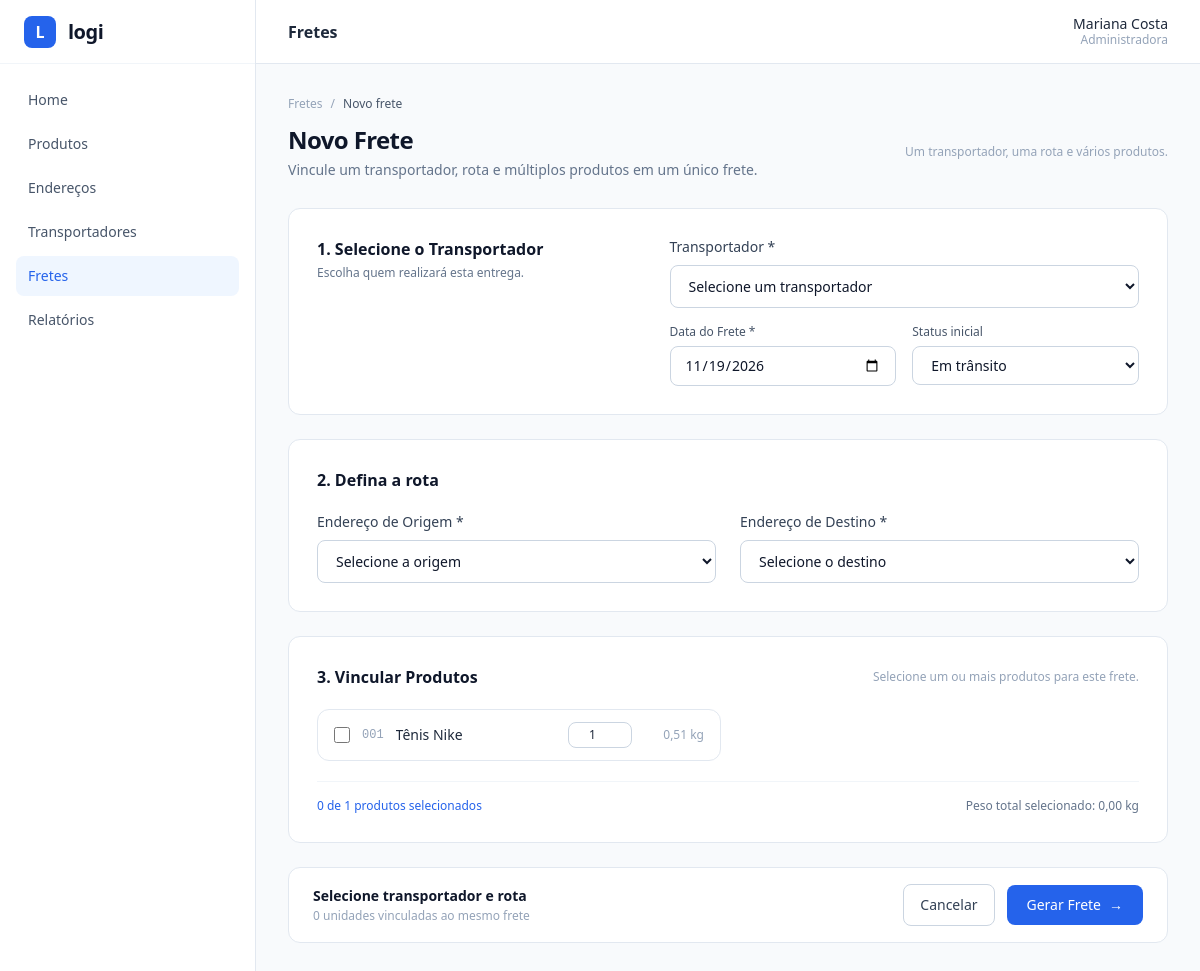
/fretes.php?acao=novo, run on an earlier commit of the app's database.
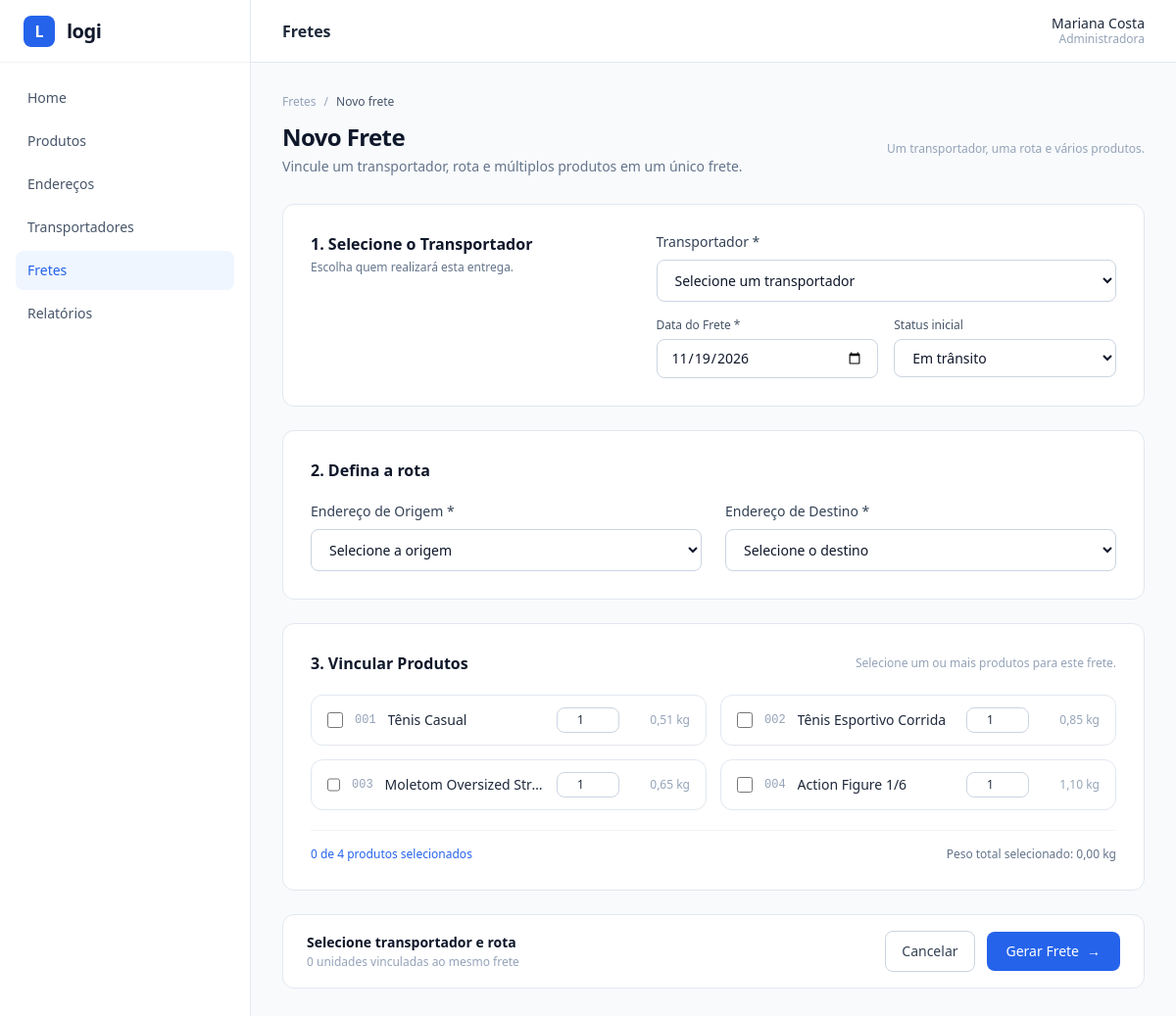
And on a later commit of the database.
### tables this page shows
CREATE TABLE produtos (
            id INTEGER PRIMARY KEY AUTOINCREMENT,
            nome TEXT NOT NULL,
            preco REAL NOT NULL DEFAULT 0,
            peso_kg REAL NOT NULL DEFAULT 0
        );

### fretes.php (the view, shortened to what the changed rows need)
<?php
$pdo = getDb();
$erro = '';
$modoNovo = (($_GET['acao'] ?? '') === 'novo') || ($erro !== '' && ($_POST['acao'] ?? '') === 'salvar');
$transportadores = $pdo->query('SELECT id, nome, veiculo FROM transportadores ORDER BY nome ASC')->fetchAll();
$enderecos = $pdo->query('SELECT id, logradouro, numero, cidade, uf FROM enderecos ORDER BY cidade ASC, logradouro ASC')->fetchAll();
$produtos = $pdo->query('SELECT id, nome, preco, peso_kg FROM produtos ORDER BY id ASC')->fetchAll();
require_once __DIR__ . '/includes/header.php';
?>
<?php if ($modoNovo): ?>
    <?php
    $selData = (string) ($_POST['data_frete'] ?? date('Y-m-d'));
    $selStatus = (string) ($_POST['status'] ?? 'Em trânsito');
    $marcados = array_map('intval', $_POST['produtos'] ?? []);
    $qtdsPost = $_POST['quantidades'] ?? [];
    ?>
    <div class="flex flex-col sm:flex-row sm:items-center sm:justify-between gap-2 mb-7">
        <div>
            <h1 class="text-2xl font-bold text-slate-900 tracking-tight">Novo Frete</h1>
        </div>
    </div>
    <?php if (empty($transportadores) || count($enderecos) < 2 || empty($produtos)): ?>
        <div class="bg-amber-50 border border-amber-200 rounded-xl p-6 text-sm text-amber-800 space-y-2">
            <p class="font-semibold">Cadastros necessários antes de gerar um frete:</p>
            <ul class="list-disc list-inside space-y-1 text-xs">
                <?php if (empty($transportadores)): ?>
                    <li>Cadastre ao menos 1 <a href="transportadores.php?acao=novo" class="underline font-medium">transportador</a>.</li>
                <?php endif; ?>
                <?php if (count($enderecos) < 2): ?>
                    <li>Cadastre ao menos 2 <a href="enderecos.php?acao=novo" class="underline font-medium">endereços</a> (origem e destino).</li>
                <?php endif; ?>
                <?php if (empty($produtos)): ?>
                    <li>Cadastre ao menos 1 <a href="produtos.php?acao=novo" class="underline font-medium">produto</a>.</li>
                <?php endif; ?>
            </ul>
        </div>
    <?php else: ?>
        <form method="POST" action="fretes.php" id="formNovoFrete" class="space-y-6">
            <div class="bg-white border border-slate-200 rounded-xl p-6 sm:p-7">
                <div class="grid grid-cols-1 lg:grid-cols-12 gap-6 items-start">
                    <div class="lg:col-span-5">
                        <h2 class="text-base font-semibold text-slate-900">1. Selecione o Transportador</h2>
                        <p class="text-xs text-slate-500 mt-1">Escolha quem realizará esta entrega.</p>
                    </div>
                    <div class="lg:col-span-7 grid grid-cols-1 sm:grid-cols-2 gap-4">
                        <div class="sm:col-span-2">
                            <label for="transportador_id" class="block text-sm font-medium text-slate-700 mb-2">
                                Transportador *
                            </label>
                            <select
                                id="transportador_id"
                                name="transportador_id"
                                required
                                class="w-full rounded-lg border border-slate-300 bg-white px-3.5 py-2.5 text-sm text-slate-900 focus:border-blue-600 focus:outline-none focus:ring-2 focus:ring-blue-600/15"
                            >
                                <option value="">Selecione um transportador</option>
                            </select>
                        </div>
                        <div>
                            <label for="data_frete" class="block text-xs font-medium text-slate-600 mb-1.5">
                                Data do Frete *
                            </label>
                            <input
                                type="date"
                                id="data_frete"
                                name="data_frete"
                                required
                                value="<?= htmlspecialchars($selData) ?>"
                                class="w-full rounded-lg border border-slate-300 px-3.5 py-2 text-sm text-slate-900 focus:border-blue-600 focus:outline-none focus:ring-2 focus:ring-blue-600/15"
                            >
                        </div>
                        <div>
                            <label for="status" class="block text-xs font-medium text-slate-600 mb-1.5">
                                Status inicial
                            </label>
                            <select
                                id="status"
                                name="status"
                                class="w-full rounded-lg border border-slate-300 bg-white px-3.5 py-2 text-sm text-slate-900 focus:border-blue-600 focus:outline-none focus:ring-2 focus:ring-blue-600/15"
                            >
                                <?php foreach (['Em trânsito', 'Aguardando coleta', 'Entregue'] as $st): ?>
                                    <option value="<?= $st ?>" <?= ($selStatus === $st) ? 'selected' : '' ?>><?= $st ?></option>
                                <?php endforeach; ?>
                            </select>
                        </div>
                    </div>
                </div>
            </div>
            <div class="bg-white border border-slate-200 rounded-xl p-6 sm:p-7">
                <h2 class="text-base font-semibold text-slate-900 mb-5">2. Defina a rota</h2>
                <div class="grid grid-cols-1 md:grid-cols-2 gap-6">
                    <div>
                        <label for="origem_id" class="block text-sm font-medium text-slate-700 mb-2">
                            Endereço de Origem *
                        </label>
                        <select
                            id="origem_id"
                            name="origem_id"
                            required
                            class="w-full rounded-lg border border-slate-300 bg-white px-3.5 py-2.5 text-sm text-slate-900 focus:border-blue-600 focus:outline-none focus:ring-2 focus:ring-blue-600/15"
                        >
                            <option value="">Selecione a origem</option>
                        </select>
                    </div>
                    <div>
                        <label for="destino_id" class="block text-sm font-medium text-slate-700 mb-2">
                            Endereço de Destino *
                        </label>
                        <select
                            id="destino_id"
                            name="destino_id"
                            required
                            class="w-full rounded-lg border border-slate-300 bg-white px-3.5 py-2.5 text-sm text-slate-900 focus:border-blue-600 focus:outline-none focus:ring-2 focus:ring-blue-600/15"
                        >
                            <option value="">Selecione o destino</option>
                        </select>
                    </div>
                </div>
            </div>
            <div class="bg-white border border-slate-200 rounded-xl p-6 sm:p-7">
                <div class="flex flex-col sm:flex-row sm:items-center sm:justify-between gap-2 mb-5">
                    <h2 class="text-base font-semibold text-slate-900">3. Vincular Produtos</h2>
                    <span class="text-xs text-slate-400">Selecione um ou mais produtos para este frete.</span>
                </div>
                <div class="grid grid-cols-1 md:grid-cols-2 gap-3.5">
                    <?php foreach ($produtos as $prod):
                        $pid = (int) $prod['id'];
                        $codigoProd = str_pad((string) $pid, 3, '0', STR_PAD_LEFT);
                        $estaMarcado = in_array($pid, $marcados, true);
                        $qtdAtual = max(1, (int) ($qtdsPost[$pid] ?? 1));
                        $pesoUnit = (float) $prod['peso_kg'];
                    ?>
                        <div
                            class="card-produto flex items-center justify-between gap-3 rounded-xl border px-4 py-3 transition <?= $estaMarcado ? 'border-blue-300 bg-blue-50/40' : 'border-slate-200 bg-white hover:border-slate-300' ?>"
                        >
                            <label class="flex items-center gap-3 flex-1 min-w-0 cursor-pointer">
                                <input
                                    type="checkbox"
                                    name="produtos[]"
                                    value="<?= $pid ?>"
                                    data-peso="<?= htmlspecialchars((string) $pesoUnit) ?>"
                                    <?= $estaMarcado ? 'checked' : '' ?>
                                    class="chk-produto h-4 w-4 rounded border-slate-300 text-blue-600 focus:ring-blue-600"
                                >
                                <span class="text-xs font-mono text-slate-400 shrink-0"><?= htmlspecialchars($codigoProd) ?></span>
                                <span class="text-sm font-medium truncate <?= $estaMarcado ? 'text-blue-700' : 'text-slate-800' ?>">
                                    <?= htmlspecialchars($prod['nome']) ?>
                                </span>
                            </label>
                            <div class="flex items-center gap-2 shrink-0">
                                <input
                                    type="number"
                                    name="quantidades[<?= $pid ?>]"
                                    min="1"
                                    value="<?= $qtdAtual ?>"
                                    title="Quantidade deste produto"
                                    class="qtd-produto w-16 rounded-lg border border-slate-300 bg-white px-2 py-1 text-center text-xs text-slate-800 focus:border-blue-600 focus:outline-none"
                                >
                                <span class="text-xs text-slate-400 w-16 text-right">
                                    <?= htmlspecialchars(number_format($pesoUnit, 2, ',', '.')) ?> kg
                                </span>
                            </div>
                        </div>
                    <?php endforeach; ?>
                </div>
                <div class="mt-5 pt-4 border-t border-slate-100 flex flex-col sm:flex-row sm:items-center sm:justify-between gap-2 text-xs">
                    <span id="resumoSelecao" class="font-medium text-blue-600">
                    </span>
                    <span id="resumoPeso" class="text-slate-500">
                    </span>
                </div>
            </div>
            <div class="bg-white border border-slate-200 rounded-xl px-6 py-4 flex flex-col sm:flex-row sm:items-center sm:justify-between gap-4">
                <div>
                    <p id="resumoRotaTitulo" class="text-sm font-semibold text-slate-900">
                    </p>
                    <p id="resumoRotaSubtitulo" class="text-xs text-slate-400 mt-0.5">
                    </p>
                </div>
                <div class="flex items-center gap-3">
                    <a
                        href="fretes.php"
                        class="px-4 py-2.5 rounded-lg border border-slate-300 bg-white text-sm font-medium text-slate-700 hover:bg-slate-50 transition"
                    >
                        Cancelar
                    </a>
                    <button
                        type="submit"
                        class="inline-flex items-center gap-2 px-5 py-2.5 rounded-lg bg-blue-600 text-sm font-medium text-white hover:bg-blue-700 transition cursor-pointer"
                    >
                        <span>Gerar Frete</span>
                        <span aria-hidden="true">→</span>
                    </button>
                </div>
            </div>
        </form>
    <?php endif; ?>
<?php endif; ?>
<?php require_once __DIR__ . '/includes/footer.php'; ?>

### includes/sidebar.php (shortened to what the changed rows need)
<?php
$itensMenu = [
    ['arquivo' => 'index.php', 'label' => 'Home'],
    ['arquivo' => 'produtos.php', 'label' => 'Produtos'],
    ['arquivo' => 'enderecos.php', 'label' => 'Endereços'],
    ['arquivo' => 'transportadores.php', 'label' => 'Transportadores'],
    ['arquivo' => 'fretes.php', 'label' => 'Fretes'],
    ['arquivo' => 'relatorios.php', 'label' => 'Relatórios'],
];
?>
<aside class="w-64 bg-white border-r border-slate-200 flex flex-col shrink-0">
    <nav class="p-4 space-y-1">
        <?php foreach ($itensMenu as $item):
            $ativo = ($paginaAtual === $item['arquivo']);
            $classes = $ativo
                ? 'bg-blue-50 text-blue-600 font-medium'
                : 'text-slate-600 hover:bg-slate-50 hover:text-slate-900';
        ?>
            <a href="<?= $item['arquivo'] ?>" class="flex items-center px-3 py-2.5 rounded-lg text-sm transition <?= $classes ?>">
                <?= htmlspecialchars($item['label']) ?>
            </a>
        <?php endforeach; ?>
    </nav>
</aside>

What changed in the data, as far as the page shows it:
changed produtos "001": nome "Tênis Nike" → "Tênis Casual"
added produtos: id "002", nome "Tênis Esportivo Corrida", id "1", peso_kg "0,85"
added produtos: id "003", nome "Moletom Oversized Str…", id "1", peso_kg "0,65"
added produtos: id "004", nome "Action Figure 1/6", id "1", peso_kg "1,10"
Also different on the page:
text written by a page script: "0 de 1 produtos selecionados" → "0 de 4 produtos selecionados"
